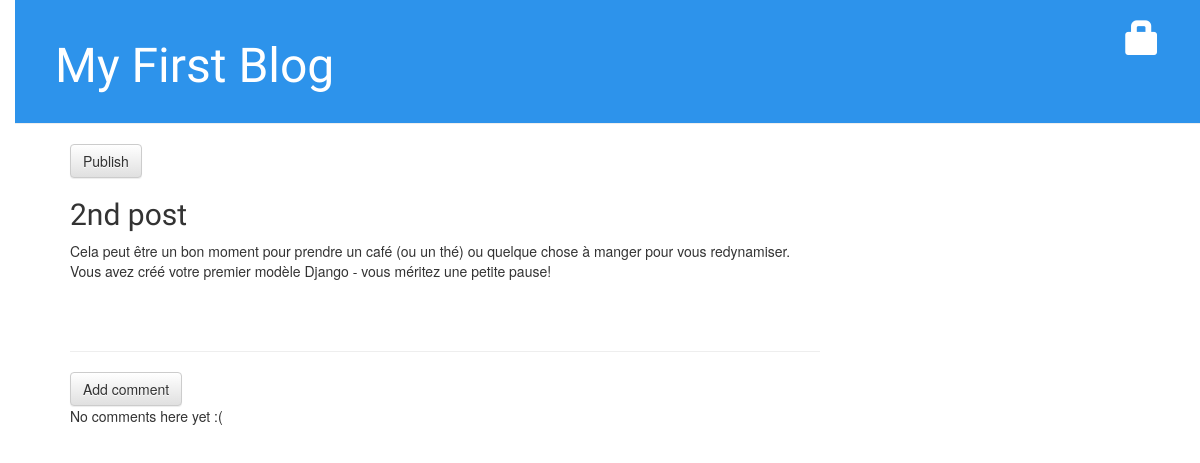
Page /post/4/ on the earlier database version.
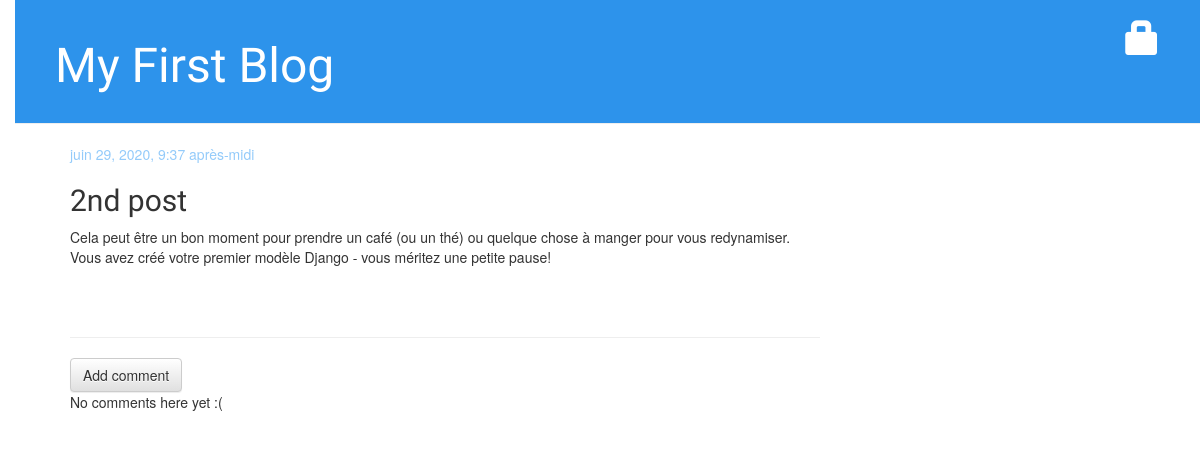
Same page on the later database version.
### blog/models.py (models this page shows, shortened)
class Post(models.Model):
    author = models.ForeignKey(settings.AUTH_USER_MODEL, on_delete=models.CASCADE)
    title = models.CharField(max_length=200)
    text = models.TextField()
    created_date = models.DateTimeField(default=timezone.now)
    published_date = models.DateTimeField(blank=True, null=True)

### blog/views.py (the view)
# urls.py: path('post/<int:pk>/', views.post_detail, name='post_detail'),
def post_detail(request, pk):
    post = get_object_or_404(Post, pk=pk)
    return render(request, 'blog/post_detail.html', {'post': post})

### blog/templates/blog/post_detail.html (shortened to what this page needs)
{% extends 'blog/base.html' %}
{% block content %}
    <div class="post">
        {% if post.published_date %}
            <div class="date">
                {{ post.published_date }}
            </div>
        {% else %}
        <a class="btn btn-default" href="{% url 'post_publish' pk=post.pk %}">Publish</a>
        {% endif %}
        <h2>{{ post.title }}</h2>
        <p>{{ post.text|linebreaksbr }}</p>
    </div>
    <hr>
    <a class="btn btn-default" href="{% url 'add_comment_to_post' pk=post.pk %}">Add comment</a>
    {% for comment in post.comments.all %}
        {% if user.is_authenticated or comment.approved_comment %}
        <div class="comment">
            <div class="date">
                {{ comment.created_date }}
                {% if not comment.approved_comment %}
                    <a class="btn btn-default" href="{% url 'comment_remove' pk=comment.pk %}"><span class="glyphicon glyphicon-remove"></span></a>
                    <a class="btn btn-default" href="{% url 'comment_approve' pk=comment.pk %}"><span class="glyphicon glyphicon-ok"></span></a>
                {% endif %}
            </div>
            <strong>{{ comment.author }}</strong>
            <p>{{ comment.text|linebreaks }}</p>
        </div>
        {% endif %}
    {% empty %}
        <p>No comments here yet :(</p>
    {% endfor %}
{% endblock %}

Differences in the rows shown:
changed Post "2nd post": published_date (not shown) → "juin 29, 2020, 9:37 après-midi"
Other differences:
text no longer shown: "Publish"
